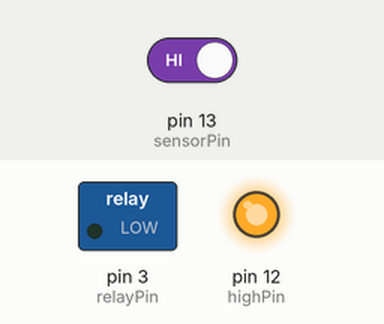
Bench run of a sketch on a simulated Arduino Uno, built with avr-gcc and run on an emulated ATmega328P. Parts: switched loads named in the sketch (green lamp = pin HIGH), output pins drawn as LEDs (lit = HIGH). Inputs (shaded band) come from the test bench; at power-on: pin 13 (sensorPin) HIGH.

Above: at 0.1 s.
At 60.1 s:
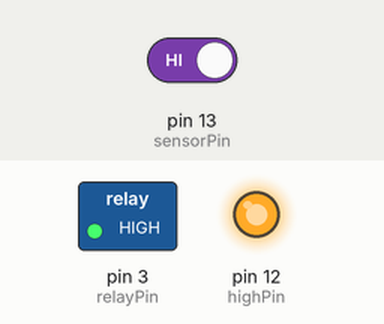
Timing chart, 0 to 61.6 s (numbered marks = the images above):
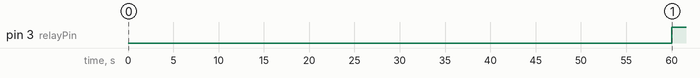

Measured:
- by itself, pin 3 (relayPin): LOW → HIGH at 60.0 s

The sketch:

sketch_RelayModule.ino
```cpp
const int relayPin = 3;
const int sensorPin = 13;
const int highPin =12;

const unsigned long delayTime = 60000;

unsigned long timer;
unsigned long currentTime;


void setup() {
  // put your setup code here, to run once:
  pinMode(relayPin, OUTPUT);
  pinMode(highPin, OUTPUT);
  pinMode(sensorPin, INPUT);

  digitalWrite(highPin,HIGH);
  digitalWrite(relayPin, LOW);
}

void loop() {
  // put your main code here, to run repeatedly:

  currentTime = millis();

  //sensor反応時
  if(digitalRead(sensorPin) == LOW){
    digitalWrite(relayPin, LOW);
    //タイマーリセット
    timer = currentTime;
  }

   //sensor反応からdelay時間経過
   if(currentTime - timer >= delayTime){
     digitalWrite(relayPin, HIGH);
  }
}
```
